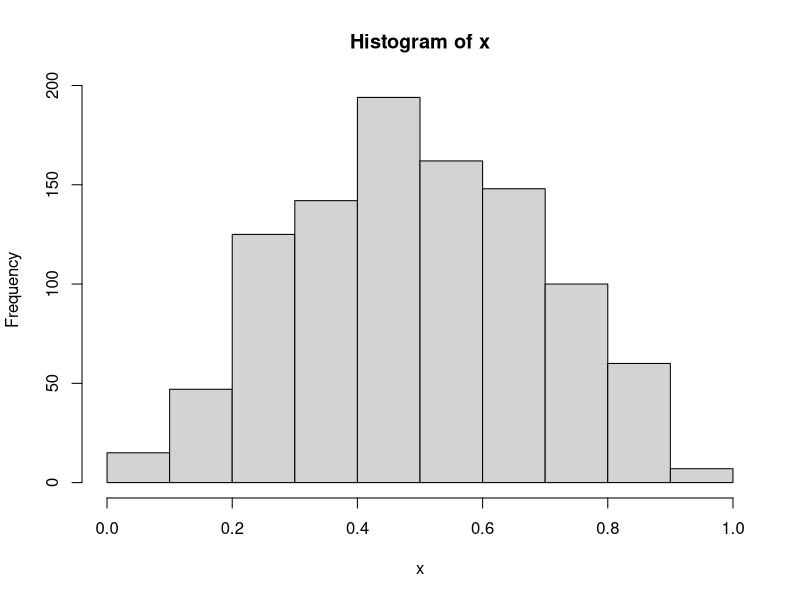
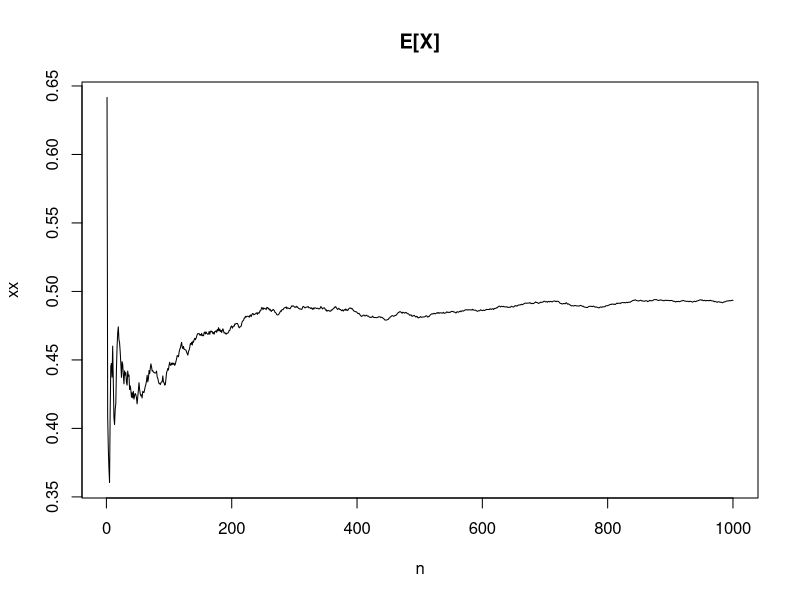

The R source for these figures, in order:
rm(llist = ls)
k<-1000
x<-rep(0,k)
c<-1.875
for (i in 1:k) {
  u1<-runif(1,0,1)#g(x)
  u2<-runif(1,0,1)#f(x)
 while (u2>=30*(u1^2-2*u1^3+u1^4)/1.875) {
   u1<-runif(1,0,1)
   u2<-runif(1,0,1)
   
 }
  
  x[i]<-u1
}
hist(x)

n<-1:k
xx<-cumsum(x)/n
plot(n,xx,main = "E[X]",type = "l")
xx[length(n)]
  